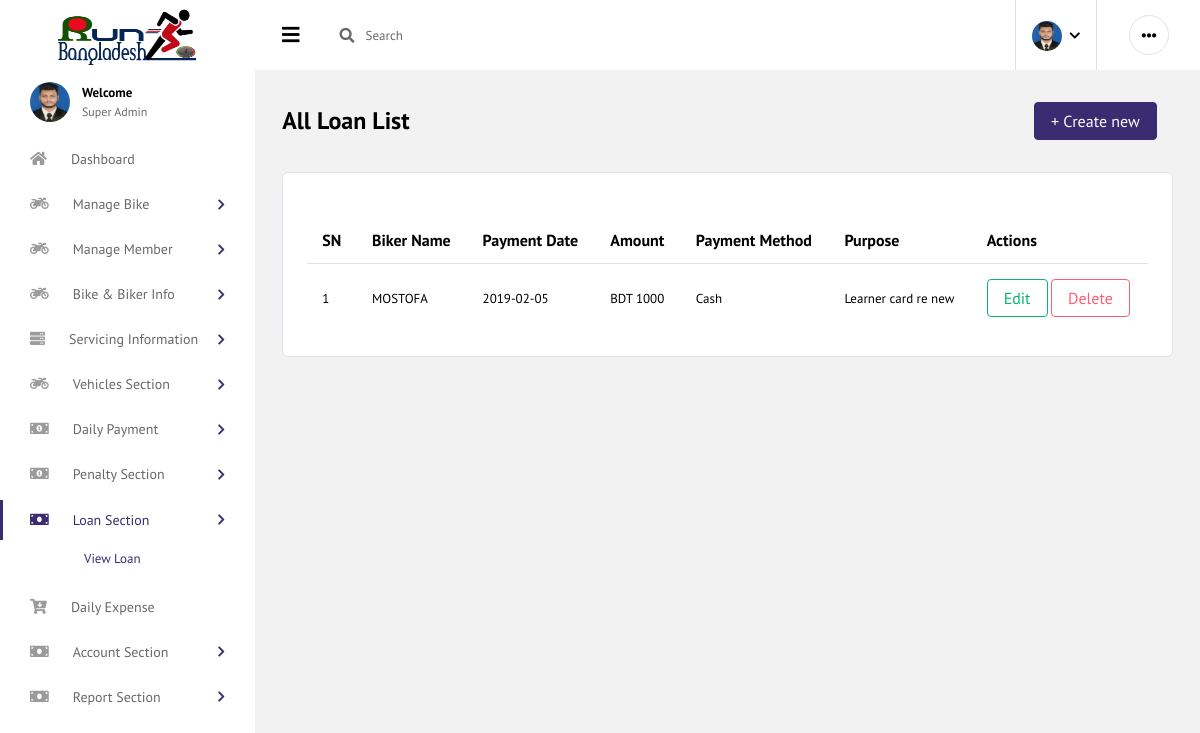
Page /index.php/loan on the committed database.
### tables this page shows
CREATE TABLE `tbl_loan` (
  `loan_id` int(3) NOT NULL,
  `biker_name` varchar(32) NOT NULL,
  `payment_date` varchar(15) NOT NULL,
  `amount` int(11) NOT NULL,
  `payment_method` tinyint(4) NOT NULL,
  `purpose` text NOT NULL
);

CREATE TABLE `tbl_members` (
  `member_id` int(3) NOT NULL,
  `member_name` varchar(55) NOT NULL,
  `official_number` varchar(15) NOT NULL,
  `personal_number` varchar(15) NOT NULL,
  `joining_date` varchar(15) NOT NULL,
  `alternative_mobile` varchar(100) NOT NULL,
  `img` varchar(100) NOT NULL
);

### application/controllers/Loan.php (called while the page is built, shortened)
<?php if ( ! defined('BASEPATH')) exit('No direct script access allowed');
class Loan extends Base_Controller {
	public function __construct(){
		$this->load->model("loan_model");
		$this->load->helper('User_helper');
	}
	public function index(){
		$data['message'] = array();
		$data['title'] = "Run BD | All Loan List";
		$data['all_loan'] = $this->loan_model->get_loan();
		$data['message'] = $this->session->flashdata('message');
		$data['content'] = $this->load->view('admin/page/view_loan', $data, true);
		$this->load->view('admin/index',$data);
	}
}
?>

### index.php (called while the page is built, shortened)
<?php
require_once BASEPATH.'core/CodeIgniter.php';

### application/models/Loan_model.php (called while the page is built, shortened)
<?php
class Loan_model extends Base_Model {
	public function get_loan(){
		$query = $this->db->select('tbl_loan.*')->select('tbl_members.member_name')->from('tbl_loan')->join('tbl_members','tbl_members.member_id=tbl_loan.biker_name')->order_by('loan_id','DESC')->get()->result();
		return $query;
	}
}
?>

### application/views/admin/page/view_loan.php (the view, shortened to what this page needs)
<div class="main-panel">
	<div class="content-wrapper">
		<div class="page-header">
			<h3 class="page-title">All Loan List</h3>
			<a class="nav-link" href="<?= base_url('loan/add_loan');?>">
            	<span class="btn btn-primary">+ Create new</span>
            </a>
		</div>
		<div class="card">
			<div class="card-body">
				<div class="row">
					<div class="col-12">
						<div class="table-responsive">
							<table id="order-listing" class="table">
								<thead>
									<tr>
										<th>SN</th>
										<th>Biker Name</th>
										<th>Payment Date</th>
										<th>Amount</th>
										<th>Payment Method</th>
										<th>Purpose</th>
										<th>Actions</th>
									</tr>
								</thead>
								<tbody>
									<?php
										if(!empty($all_loan)){
											$count = 0;
											foreach($all_loan as $val){
									?>
									<tr>
										<td class="center"><?php echo $count+1; ?></td>
										<td><?php echo $val->member_name; ?></td>
										<td><?php echo $val->payment_date; ?></td>
										<td><?php echo "BDT ".$val->amount; ?></td>
										<td><?php generatePaymentMethod($val->payment_method); ?></td>
										<td><?php echo $val->purpose; ?></td>
										<td>
											<a href="<?= base_url('loan/edit_loan/'.$val->loan_id);?>"><button class="btn btn-outline-success">Edit</button></a>
											<a href="<?= base_url('loan/delete_loan/'.$val->loan_id);?>" onclick="return confirm('Are you sure ?')"><button class="btn btn-outline-danger">Delete</button></a>
										</td>
									</tr>
									<?php
											$count++;
											}
										}else{
											echo '<tr>';
												echo '<td colspan="13">'.'No Data Found'.'</td>';
											echo '</tr>';
										}
									?>
								</tbody>
							</table>
						</div>
					</div>
				</div>
			</div>
		</div>
	</div>
</div>

### application/helpers/user_helper.php (shortened to what this page needs)
<?php
function generatePaymentMethod($val){
	switch ($val) {
		case 1:
			echo "Cash";
			break;
	}
}

### rows in the picture
tbl_loan: tbl_members.member_name "MOSTOFA", payment_date "2019-02-05", amount "1000", payment_method "Cash", purpose "Learner card re new"
